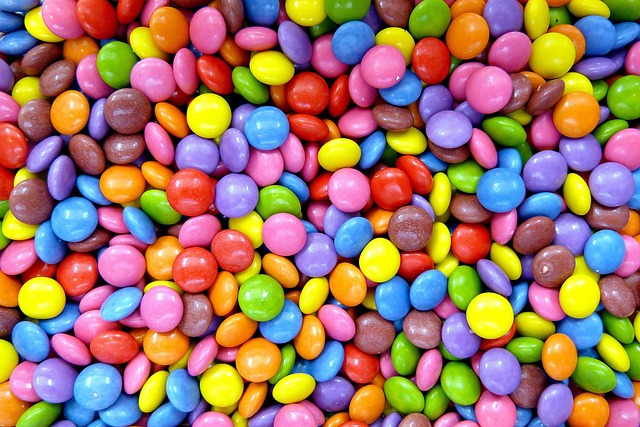
#> input picture ch20/candy.jpg, 640 x 427 px, found by its file name
$ python opencv_inRange.py
#> lines starting #> are read from the running program, lines starting #| are printed output that depends on the picture; after the words box and inside, x2 and y2 are one past the last pixel; in counts of white or black regions, pixels touching at a corner belong together
# opnecv_inRange.py

import cv2
import numpy as np

# 이미지 로드
image = cv2.imread(r"ch20\candy.jpg")
#> image is the input picture: shape (427, 640, 3); mean B, G, R 103, 118.8, 158.9

# HSV로 변환 -> 색상을 한 채녈(Hue)로 처리
hsv = cv2.cvtColor(image, cv2.COLOR_BGR2HSV)
#> hsv: shape (427, 640, 3); mean H, S, V 85.9, 178.8, 190.6

green_lower = np.array([35, 100, 100])
green_upper = np.array([85, 255, 255])

mask = cv2.inRange(hsv, green_lower, green_upper)
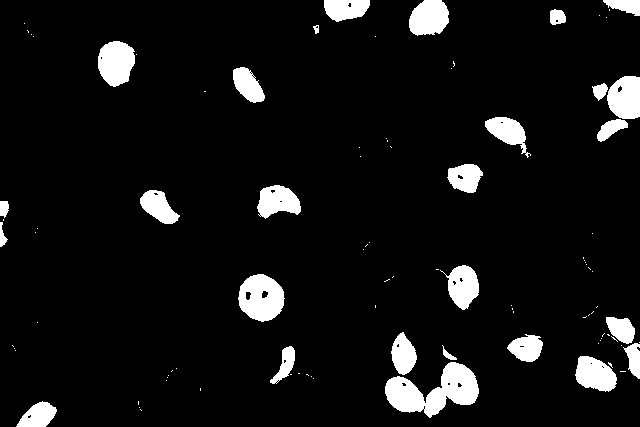
#> mask: shape (427, 640); 7.4% white; 96 white regions (69 under 20 px), largest, box (x1, y1, x2, y2) and area: (385, 362, 479, 418) 2748, (238, 274, 285, 322) 1621, (98, 41, 135, 87) 1304

result = cv2.bitwise_and(image, image, mask=mask)
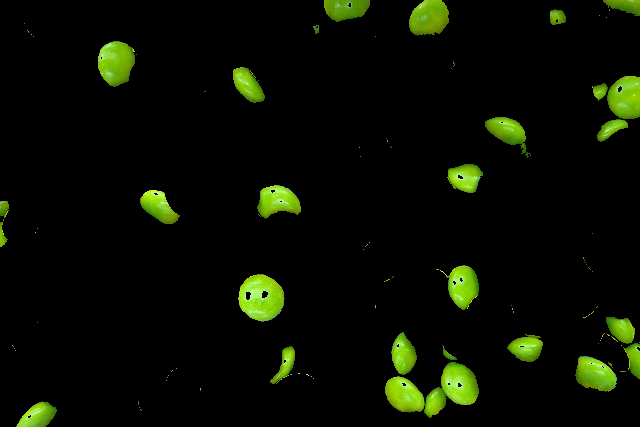
#> result: shape (427, 640, 3); mean B, G, R 1.7, 13.3, 8.8

cv2.imshow("Green Color Filter", result)
cv2.waitKey(0)
cv2.destroyAllWindows()

# 초록색의 HSV 색상 범위 설정 (초록색의 상한값과 하한값 지정)
# Hue : 색을 0~179까지 범위의 값으로 표현
# OpneCV에서는 0 ~ 360도를 8비트(0 ~ 255)로 표현하지 않고 **0 ~ 179** 범위로 표현
# 0 -> 빨강
# 30 -> 주황
# 60 -> 노랑
# 120 -> 초록
# 180 -> 청록 (Cyan)
# 240 -> 파랑
# 300 -> 자홍 (Magenta)

# Hue 범위 기준표
# 색상          H 범위 (대략적)     설명
# 빨강          0~10, 170~180
# 주황          10~25
# 노랑          25~35
#
